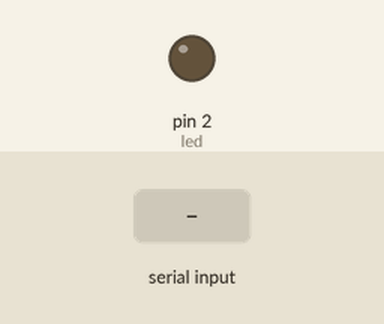
The sketch below on a simulated Arduino Uno, built with avr-gcc and run on an emulated ATmega328P. On the bench: output pins drawn as LEDs (lit = HIGH). Dashed ring = blinking. The test bench sets the inputs (shaded band). What the sketch prints to the serial monitor is not drawn.

Above: at 1.2 s.
1.3 s: "90,45\n" received over Serial
At 1.7 s:
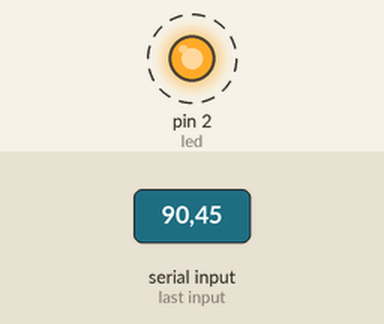
Timing chart, 0 to 10.3 s (numbered marks = the images above; inputs shaded):
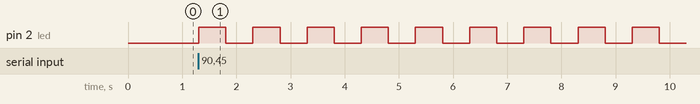

Measured:
- after the input at 1.3 s, pin 2 (led): alternates HIGH for 0.50 s and LOW for 0.50 s, starting at once

The sketch:

MonitorSerial-LEDs.ino
```cpp
String input = "";
char c;
int led = 2;
void setup() {
  Serial.begin(9600);
  pinMode(led, OUTPUT);
  Serial.println("\nInicio del Programa");
}

void loop() {
  if (Serial.available() > 0) {
    c = Serial.read();
    if (c == '\n' || c == '\r') {
      input.toLowerCase();
      input.replace(" ","");
      if (input.equals("encender")) {
        digitalWrite(led, HIGH);
      } else if (input.equals("apagar")) {
        digitalWrite(led, LOW);
      } else {
        int intput = input.toInt();
        if (intput != 0) {
          for (int i = 0; i < intput; i++) {
            digitalWrite(led, HIGH);
            delay(500);
            digitalWrite(led, LOW);
            delay(500);
          }
        }
      }
      input = "";
    } else {
      input += c;
    }
  }
}
```
